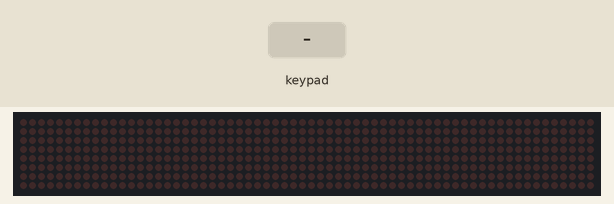
The sketch below on a simulated Arduino Uno, built with avr-gcc and run on an emulated ATmega328P. Parts: 64×8 LED matrix. The test bench sets the inputs (shaded band). What the sketch prints to the serial monitor is not drawn.

Above: at 1.2 s.
1.3 s: keypad keys 1 3 9 7 pressed 0.4 s apart
At 1.76 s:
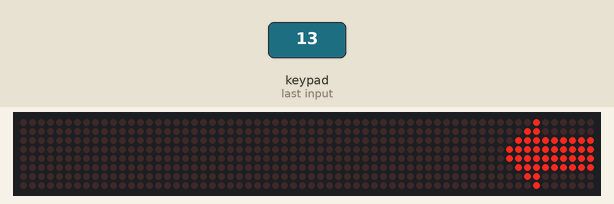
At 4.2 s:
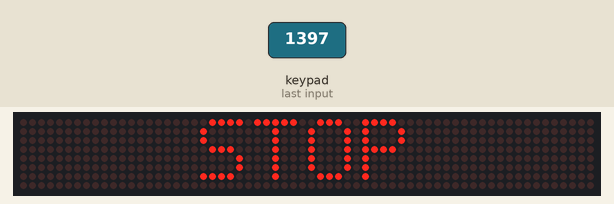
4.4 s: key '2' pressed
At 4.61 s:
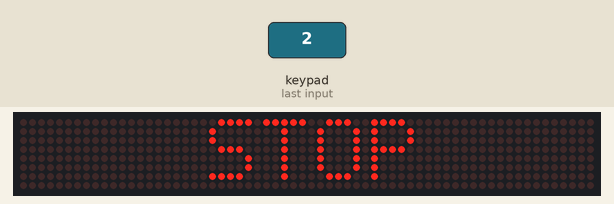

The sketch:

sketch_jul10a.ino
```cpp
// Including the required Arduino libraries
#include <MD_Parola.h>
#include <MD_MAX72xx.h>
#include <SPI.h>
#include "myfonts.h"
#include <Keypad.h>

// Uncomment according to your hardware type
#define HARDWARE_TYPE MD_MAX72XX::FC16_HW
//#define HARDWARE_TYPE MD_MAX72XX::GENERIC_HW

// Defining size, and output pins
#define MAX_DEVICES 8
#define CS_PIN 10

// Create a new instance of the MD_Parola class with hardware SPI connection
MD_Parola myDisplay = MD_Parola(HARDWARE_TYPE, CS_PIN, MAX_DEVICES);

const byte ROWS = 4; //four rows
const byte COLS = 3; //four columns
//define the cymbols on the buttons of the keypads
char hexaKeys[ROWS][COLS] = {
  {'1','2','3'},
  {'4','5','6'},
  {'7','8','9'},
  {'*','0','#'}
};
byte rowPins[ROWS] = {0, 7, 2, 3}; //connect to the row pinouts of the keypad
byte colPins[COLS] = {4, 5, 6}; //connect to the column pinouts of the keypad

//initialize an instance of class NewKeypad
Keypad customKeypad = Keypad( makeKeymap(hexaKeys), rowPins, colPins, ROWS, COLS);

void setup() {
  Serial.begin(9600);
	// Intialize the object
	myDisplay.begin();

	// Set the intensity (brightness) of the display (0-15)
	myDisplay.setIntensity(3);

	// Clear the display
	myDisplay.displayClear();


  //myDisplay.displayText("SHAURYA", PA_CENTER, 5, 500, PA_SLICE, PA_SLICE);
}

int acquisitionMode = 0;
void loop() {
  //int r = Serial.read(); // -1 when nothing
  char customKey = customKeypad.getKey();
  Serial.println(customKey);
  switch ( customKey ) {
    case '0':  acquisitionMode = 0;  break;  // G for Go
    case '1':  acquisitionMode = 1;  break;  // G for Go
    case '2':  acquisitionMode = 2; break;  // S for Stop
    case '3':  acquisitionMode = 3; break;  // S for Stop
    case '4':  acquisitionMode = 4; break;  // S for Stop
    case '5':  acquisitionMode = 5; break;  // S for Stop
    default: break;  // ignore everything else
  }

  if (acquisitionMode == 1) {
    if (myDisplay.displayAnimate()){
      myDisplay.displayShutdown(false);
    myDisplay.setFont(fontSudeep);
    myDisplay.setCharSpacing(0);
    myDisplay.displayText("AB AB AB ", PA_CENTER, 30, 0, PA_SCROLL_LEFT, PA_NO_EFFECT);}
  } else if (acquisitionMode == 2){
    if (myDisplay.displayAnimate()){
    myDisplay.setFont(fontSudeep);
    myDisplay.setCharSpacing(0);
    myDisplay.displayText("BC BC BC ", PA_CENTER, 30, 0, PA_SCROLL_RIGHT, PA_NO_EFFECT);}
  } else if (acquisitionMode == 3){
    if (myDisplay.displayAnimate()){
    myDisplay.setFont(nullptr);
    myDisplay.setCharSpacing(1);
    myDisplay.displayText("STOP", PA_CENTER, 5, 10, PA_PRINT, PA_NO_EFFECT);
    }
  }
  else if (acquisitionMode == 4){
    if (myDisplay.displayAnimate()){
    myDisplay.setFont(nullptr);
    myDisplay.setCharSpacing(1);
    myDisplay.displayText("FREE FIRE ", PA_CENTER, 50, 10, PA_SCROLL_LEFT, PA_NO_EFFECT);

    }
  }
  else if (acquisitionMode == 5){
    if (myDisplay.displayAnimate()){
    myDisplay.setFont(fontSudeep);
    myDisplay.setCharSpacing(1);
    myDisplay.displayText("DEFF", PA_CENTER, 40, 0, PA_SCROLL_LEFT, PA_NO_EFFECT);}
  }
  else if (acquisitionMode == 0){
    if (myDisplay.displayAnimate()){
      myDisplay.displayShutdown(true);}
  }

}
```

Source omitted: myfonts.h (data table, 17879 bytes)

Measured:
- after the input at 4.4 s, the display: changes after 0.06 s (image 3)
